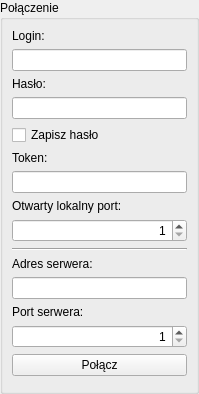
<?xml version="1.0" encoding="UTF-8"?>
<ui version="4.0">
 <class>BConnectionWidget</class>
 <widget class="QWidget" name="BConnectionWidget">
  <property name="geometry">
   <rect>
    <x>0</x>
    <y>0</y>
    <width>199</width>
    <height>391</height>
   </rect>
  </property>
  <property name="windowTitle">
   <string>Form</string>
  </property>
  <layout class="QHBoxLayout" name="horizontalLayout">
   <property name="spacing">
    <number>0</number>
   </property>
   <property name="margin">
    <number>0</number>
   </property>
   <item>
    <widget class="QGroupBox" name="connectionGroupBox">
     <property name="sizePolicy">
      <sizepolicy hsizetype="Preferred" vsizetype="Preferred">
       <horstretch>0</horstretch>
       <verstretch>0</verstretch>
      </sizepolicy>
     </property>
     <property name="title">
      <string>Połączenie</string>
     </property>
     <property name="alignment">
      <set>Qt::AlignLeading|Qt::AlignLeft|Qt::AlignTop</set>
     </property>
     <layout class="QVBoxLayout" name="verticalLayout_4" stretch="0,0,0,0,0,0,0,0,0,0,0,0,0,0,0,1">
      <item>
       <widget class="QLabel" name="label">
        <property name="text">
         <string>Login:</string>
        </property>
        <property name="alignment">
         <set>Qt::AlignBottom|Qt::AlignLeading|Qt::AlignLeft</set>
        </property>
       </widget>
      </item>
      <item>
       <widget class="QLineEdit" name="loginEdit"/>
      </item>
      <item>
       <widget class="QLabel" name="label_2">
        <property name="text">
         <string>Hasło:</string>
        </property>
        <property name="alignment">
         <set>Qt::AlignBottom|Qt::AlignLeading|Qt::AlignLeft</set>
        </property>
       </widget>
      </item>
      <item>
       <widget class="QLineEdit" name="passwordEdit">
        <property name="echoMode">
         <enum>QLineEdit::Password</enum>
        </property>
       </widget>
      </item>
      <item>
       <widget class="QCheckBox" name="savePasswordCheck">
        <property name="text">
         <string>Zapisz hasło</string>
        </property>
       </widget>
      </item>
      <item>
       <widget class="QLabel" name="tokenLabel">
        <property name="text">
         <string>Token:</string>
        </property>
       </widget>
      </item>
      <item>
       <widget class="QLineEdit" name="tokenEdit"/>
      </item>
      <item>
       <widget class="QLabel" name="label_6">
        <property name="text">
         <string>Otwarty lokalny port:</string>
        </property>
        <property name="alignment">
         <set>Qt::AlignBottom|Qt::AlignLeading|Qt::AlignLeft</set>
        </property>
       </widget>
      </item>
      <item>
       <widget class="QSpinBox" name="localPortBox">
        <property name="alignment">
         <set>Qt::AlignRight|Qt::AlignTrailing|Qt::AlignVCenter</set>
        </property>
        <property name="minimum">
         <number>1</number>
        </property>
        <property name="maximum">
         <number>65535</number>
        </property>
       </widget>
      </item>
      <item>
       <widget class="Line" name="line">
        <property name="orientation">
         <enum>Qt::Horizontal</enum>
        </property>
       </widget>
      </item>
      <item>
       <widget class="QLabel" name="label_3">
        <property name="text">
         <string>Adres serwera:</string>
        </property>
        <property name="alignment">
         <set>Qt::AlignBottom|Qt::AlignLeading|Qt::AlignLeft</set>
        </property>
       </widget>
      </item>
      <item>
       <widget class="QLineEdit" name="addressEdit"/>
      </item>
      <item>
       <widget class="QLabel" name="label_4">
        <property name="text">
         <string>Port serwera:</string>
        </property>
        <property name="alignment">
         <set>Qt::AlignBottom|Qt::AlignLeading|Qt::AlignLeft</set>
        </property>
       </widget>
      </item>
      <item>
       <widget class="QSpinBox" name="serverPortBox">
        <property name="alignment">
         <set>Qt::AlignRight|Qt::AlignTrailing|Qt::AlignVCenter</set>
        </property>
        <property name="minimum">
         <number>1</number>
        </property>
        <property name="maximum">
         <number>65535</number>
        </property>
        <property name="value">
         <number>1</number>
        </property>
       </widget>
      </item>
      <item>
       <widget class="QPushButton" name="connectButton">
        <property name="text">
         <string>Połącz</string>
        </property>
        <property name="flat">
         <bool>false</bool>
        </property>
       </widget>
      </item>
      <item>
       <widget class="QWidget" name="widget_2" native="true">
        <property name="sizePolicy">
         <sizepolicy hsizetype="Preferred" vsizetype="Expanding">
          <horstretch>0</horstretch>
          <verstretch>0</verstretch>
         </sizepolicy>
        </property>
       </widget>
      </item>
     </layout>
    </widget>
   </item>
  </layout>
 </widget>
 <resources/>
 <connections/>
</ui>
